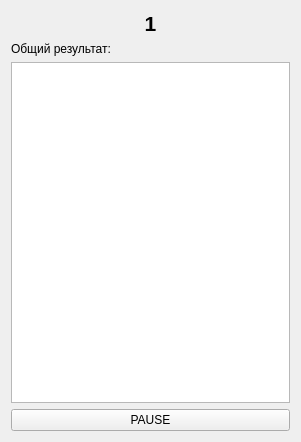
<?xml version="1.0" encoding="UTF-8"?>
<ui version="4.0">
 <class>ProductShell</class>
 <widget class="QWidget" name="ProductShell">
  <property name="geometry">
   <rect>
    <x>0</x>
    <y>0</y>
    <width>301</width>
    <height>442</height>
   </rect>
  </property>
  <property name="windowTitle">
   <string>Form</string>
  </property>
  <layout class="QVBoxLayout" name="verticalLayout">
   <item>
    <widget class="QLabel" name="labelName">
     <property name="font">
      <font>
       <pointsize>16</pointsize>
       <weight>75</weight>
       <bold>true</bold>
      </font>
     </property>
     <property name="text">
      <string>1</string>
     </property>
     <property name="alignment">
      <set>Qt::AlignCenter</set>
     </property>
    </widget>
   </item>
   <item>
    <widget class="QLabel" name="labelSummary">
     <property name="text">
      <string>Общий результат:</string>
     </property>
    </widget>
   </item>
   <item>
    <widget class="QTextEdit" name="textEditShell"/>
   </item>
   <item>
    <widget class="QPushButton" name="buttonPause">
     <property name="text">
      <string>PAUSE</string>
     </property>
    </widget>
   </item>
  </layout>
 </widget>
 <resources/>
 <connections/>
</ui>
